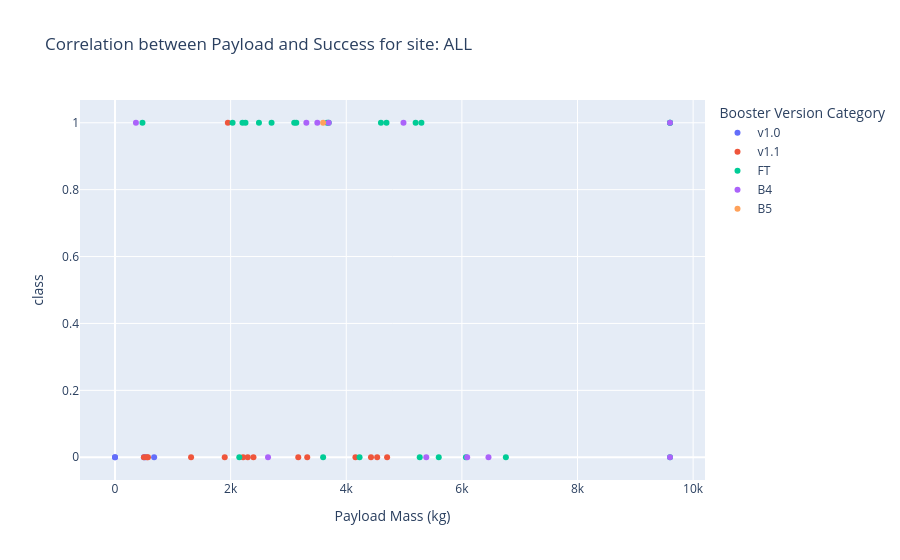

Write notebook code for a chart like this one.
### Code cell
import pandas as pd
import plotly.express as px
df = pd.read_csv("spacex_launch_dash.csv")
options = [{'label': 'All Sites', 'value': 'ALL'}]
for site in list(df['Launch Site'].unique()):
    options.append({'label': site, 'value': site})
px.scatter(
        df,
        x="Payload Mass (kg)", 
        y="class",      
        color="Booster Version Category",   
        title=f'Correlation between Payload and Success for site: ALL'
    )

### Figure 1 — Plotly figure (JSON) as saved in the notebook; plotly's stock layout.template omitted (floating-point values rounded to 4 significant figures)
{"data": [{"hovertemplate": "Booster Version Category=v1.0<br>Payload Mass (kg)=%{x}<br>class=%{y}<extra></extra>", "legendgroup": "v1.0", "marker": {"color": "#636efa", "symbol": "circle"}, "mode": "markers", "name": "v1.0", "orientation": "v", "showlegend": true, "type": "scatter", "x": [0.0, 0.0, 525.0, 500.0, 677.0], "xaxis": "x", "y": [0, 0, 0, 0, 0], "yaxis": "y"}, {"hovertemplate": "Booster Version Category=v1.1<br>Payload Mass (kg)=%{x}<br>class=%{y}<extra></extra>", "legendgroup": "v1.1", "marker": {"color": "#EF553B", "symbol": "circle"}, "mode": "markers", "name": "v1.1", "orientation": "v", "showlegend": true, "type": "scatter", "x": [3170.0, 3325.0, 2296.0, 1316.0, 4535.0, 4428.0, 2216.0, 2395.0, 570.0, 4159.0, 1898.0, 4707.0, 1952.0, 500.0, 553.0], "xaxis": "x", "y": [0, 0, 0, 0, 0, 0, 0, 0, 0, 0, 0, 0, 1, 0, 0], "yaxis": "y"}, {"hovertemplate": "Booster Version Category=FT<br>Payload Mass (kg)=%{x}<br>class=%{y}<extra></extra>", "legendgroup": "FT", "marker": {"color": "#00cc96", "symbol": "circle"}, "mode": "markers", "name": "FT", "orientation": "v", "showlegend": true, "type": "scatter", "x": [2034.0, 5271.0, 3136.0, 4696.0, 3100.0, 3600.0, 2257.0, 4600.0, 9600.0, 9600.0, 475.0, 9600.0, 2150.0, 2490.0, 5600.0, 5300.0, 3697.0, 6070.0, 2708.0, 3669.0, 6761.0, 5200.0, 2205.0, 4230.0], "xaxis": "x", "y": [1, 0, 1, 1, 1, 0, 1, 1, 1, 1, 1, 0, 0, 1, 0, 1, 1, 0, 1, 1, 0, 1, 1, 0], "yaxis": "y"}, {"hovertemplate": "Booster Version Category=B4<br>Payload Mass (kg)=%{x}<br>class=%{y}<extra></extra>", "legendgroup": "B4", "marker": {"color": "#ab63fa", "symbol": "circle"}, "mode": "markers", "name": "B4", "orientation": "v", "showlegend": true, "type": "scatter", "x": [9600.0, 9600.0, 6460.0, 3310.0, 4990.0, 3500.0, 3697.0, 6092.0, 2647.0, 362.0, 5384.0], "xaxis": "x", "y": [1, 0, 0, 1, 1, 1, 1, 0, 0, 1, 0], "yaxis": "y"}, {"hovertemplate": "Booster Version Category=B5<br>Payload Mass (kg)=%{x}<br>class=%{y}<extra></extra>", "legendgroup": "B5", "marker": {"color": "#FFA15A", "symbol": "circle"}, "mode": "markers", "name": "B5", "orientation": "v", "showlegend": true, "type": "scatter", "x": [3600.0], "xaxis": "x", "y": [1], "yaxis": "y"}], "layout": {"legend": {"title": {"text": "Booster Version Category"}, "tracegroupgap": 0}, "title": {"text": "Correlation between Payload and Success for site: ALL"}, "xaxis": {"anchor": "y", "domain": [0, 1], "title": {"text": "Payload Mass (kg)"}}, "yaxis": {"anchor": "x", "domain": [0, 1], "title": {"text": "class"}}}}
